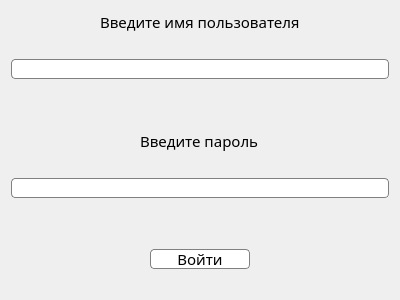
<?xml version="1.0" encoding="UTF-8"?>
<ui version="4.0">
 <class>Dialog</class>
 <widget class="QDialog" name="Dialog">
  <property name="geometry">
   <rect>
    <x>0</x>
    <y>0</y>
    <width>400</width>
    <height>300</height>
   </rect>
  </property>
  <property name="windowTitle">
   <string>Вход в аккаунт</string>
  </property>
  <property name="windowIcon">
   <iconset>
    <normaloff>icon/icon_3.png</normaloff>icon/icon_3.png</iconset>
  </property>
  <layout class="QVBoxLayout" name="verticalLayout_3">
   <item>
    <layout class="QVBoxLayout" name="verticalLayout_2">
     <item alignment="Qt::AlignHCenter">
      <widget class="QLabel" name="label">
       <property name="font">
        <font>
         <family>Bahnschrift Light</family>
         <pointsize>11</pointsize>
        </font>
       </property>
       <property name="text">
        <string>Введите имя пользователя</string>
       </property>
      </widget>
     </item>
     <item>
      <spacer name="verticalSpacer_3">
       <property name="orientation">
        <enum>Qt::Vertical</enum>
       </property>
       <property name="sizeType">
        <enum>QSizePolicy::Fixed</enum>
       </property>
       <property name="sizeHint" stdset="0">
        <size>
         <width>20</width>
         <height>20</height>
        </size>
       </property>
      </spacer>
     </item>
     <item>
      <widget class="QLineEdit" name="name_line">
       <property name="minimumSize">
        <size>
         <width>0</width>
         <height>20</height>
        </size>
       </property>
       <property name="maximumSize">
        <size>
         <width>16777215</width>
         <height>20</height>
        </size>
       </property>
       <property name="font">
        <font>
         <family>Bahnschrift Light</family>
         <pointsize>11</pointsize>
        </font>
       </property>
       <property name="styleSheet">
        <string notr="true">QLineEdit {
	background-color: white;
	color: black;
	border-radius: 4px;
	border: 1px solid gray;
} 
QLineEdit:focus {
	background-color: white;
	color: black;
	border-radius: 4px;
	border: 1.5px solid gray;
}
QLineEdit:disabled {
	border: 1px solid gray;
	border-radius: 4px;
	background-color: rgb(200, 200, 200);
	color:  rgb(100, 100, 100);
}</string>
       </property>
      </widget>
     </item>
    </layout>
   </item>
   <item>
    <spacer name="verticalSpacer">
     <property name="orientation">
      <enum>Qt::Vertical</enum>
     </property>
     <property name="sizeHint" stdset="0">
      <size>
       <width>20</width>
       <height>40</height>
      </size>
     </property>
    </spacer>
   </item>
   <item>
    <layout class="QVBoxLayout" name="verticalLayout">
     <item alignment="Qt::AlignHCenter">
      <widget class="QLabel" name="label_2">
       <property name="font">
        <font>
         <family>Bahnschrift Light</family>
         <pointsize>11</pointsize>
        </font>
       </property>
       <property name="text">
        <string>Введите пароль</string>
       </property>
      </widget>
     </item>
     <item>
      <spacer name="verticalSpacer_4">
       <property name="orientation">
        <enum>Qt::Vertical</enum>
       </property>
       <property name="sizeType">
        <enum>QSizePolicy::Fixed</enum>
       </property>
       <property name="sizeHint" stdset="0">
        <size>
         <width>20</width>
         <height>20</height>
        </size>
       </property>
      </spacer>
     </item>
     <item>
      <widget class="QLineEdit" name="password_line">
       <property name="minimumSize">
        <size>
         <width>0</width>
         <height>20</height>
        </size>
       </property>
       <property name="maximumSize">
        <size>
         <width>16777215</width>
         <height>20</height>
        </size>
       </property>
       <property name="font">
        <font>
         <family>Bahnschrift Light</family>
         <pointsize>11</pointsize>
        </font>
       </property>
       <property name="focusPolicy">
        <enum>Qt::StrongFocus</enum>
       </property>
       <property name="styleSheet">
        <string notr="true">QLineEdit {
	background-color: white;
	color: black;
	border-radius: 4px;
	border: 1px solid gray;
} 
QLineEdit:focus {
	background-color: white;
	color: black;
	border-radius: 4px;
	border: 1.5px solid gray;
}
QLineEdit:disabled {
	border: 1px solid gray;
	border-radius: 4px;
	background-color: rgb(200, 200, 200);
	color:  rgb(100, 100, 100);
}</string>
       </property>
      </widget>
     </item>
    </layout>
   </item>
   <item>
    <spacer name="verticalSpacer_2">
     <property name="orientation">
      <enum>Qt::Vertical</enum>
     </property>
     <property name="sizeHint" stdset="0">
      <size>
       <width>20</width>
       <height>40</height>
      </size>
     </property>
    </spacer>
   </item>
   <item alignment="Qt::AlignHCenter">
    <widget class="QPushButton" name="button">
     <property name="minimumSize">
      <size>
       <width>100</width>
       <height>20</height>
      </size>
     </property>
     <property name="maximumSize">
      <size>
       <width>100</width>
       <height>20</height>
      </size>
     </property>
     <property name="font">
      <font>
       <family>Bahnschrift Light</family>
       <pointsize>11</pointsize>
      </font>
     </property>
     <property name="focusPolicy">
      <enum>Qt::NoFocus</enum>
     </property>
     <property name="styleSheet">
      <string notr="true">QPushButton {
	background-color: white;
	color: black;
	border-radius: 4px;
	border: 1px solid gray;
}
QPushButton:hover, QPushButton:focus {
	background-color: white;
	color: black;
	border-radius: 4px;
	border: 2px solid gray;
}
QPushButton:disabled {
	border: 1px solid gray;
	border-radius: 4px;
	background-color: rgb(200, 200, 200);
	color:  rgb(100, 100, 100);
}</string>
     </property>
     <property name="text">
      <string>Войти</string>
     </property>
    </widget>
   </item>
   <item>
    <spacer name="verticalSpacer_5">
     <property name="orientation">
      <enum>Qt::Vertical</enum>
     </property>
     <property name="sizeType">
      <enum>QSizePolicy::Fixed</enum>
     </property>
     <property name="sizeHint" stdset="0">
      <size>
       <width>20</width>
       <height>20</height>
      </size>
     </property>
    </spacer>
   </item>
  </layout>
 </widget>
 <resources/>
 <connections/>
</ui>
